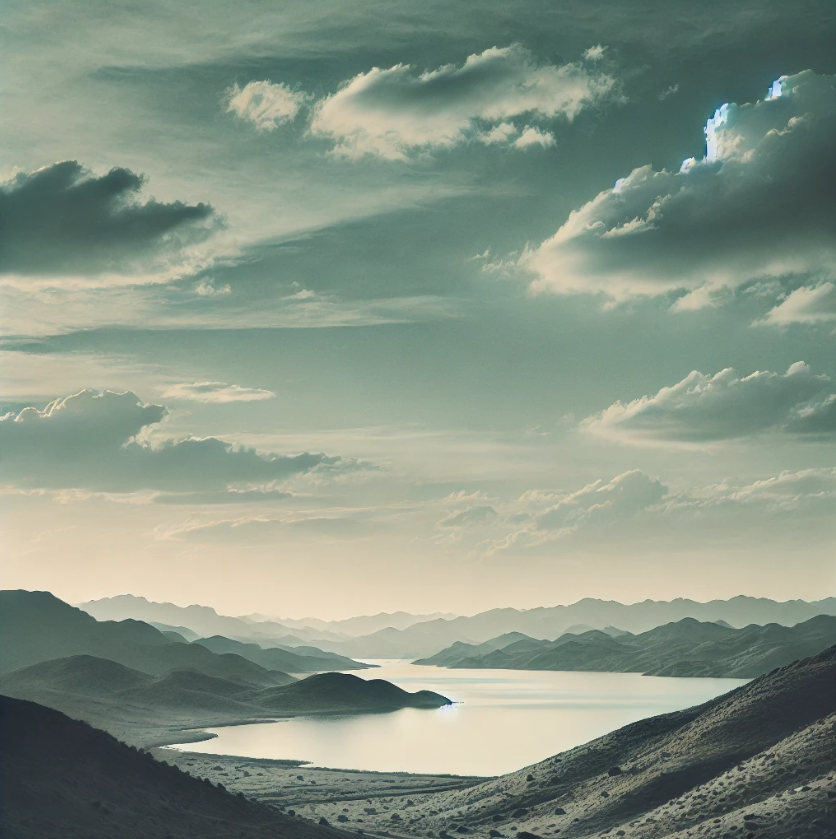
#> input picture img/img4.png, 836 x 839 px
$ python equalized.py
#> lines starting #> are read from the running program, lines starting #| are printed output that depends on the picture
import cv2
import matplotlib.pyplot as plt


# Завантаження зображення
image = cv2.imread('img/img4.png', cv2.IMREAD_GRAYSCALE)
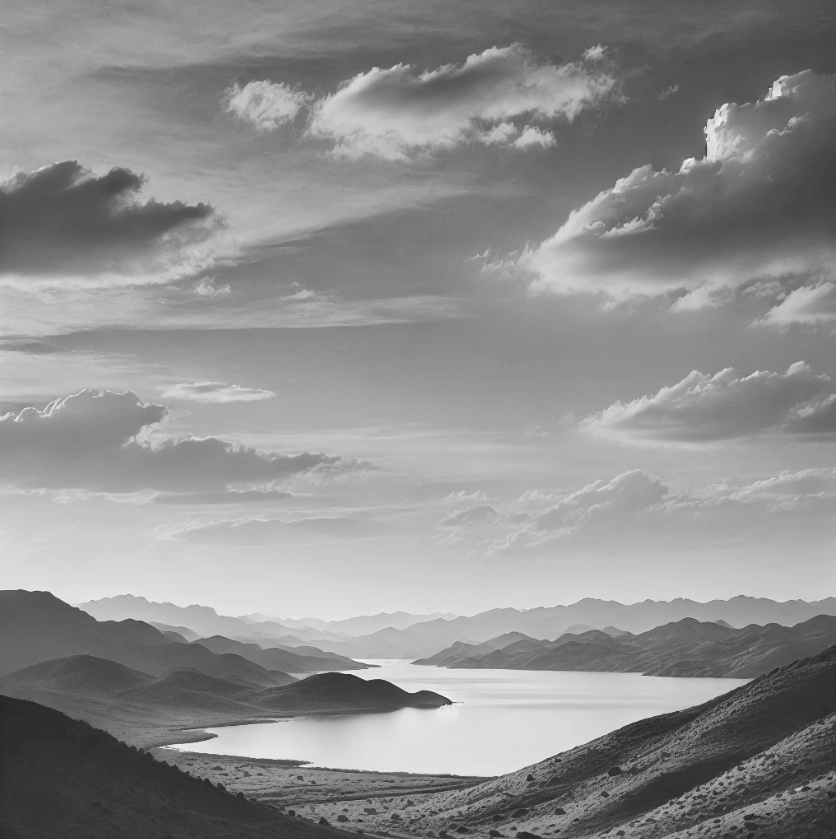
#> image: shape (839, 836); min 28, max 246, mean 141.9

# Гістограмне вирівнювання
equalized = cv2.equalizeHist(image)
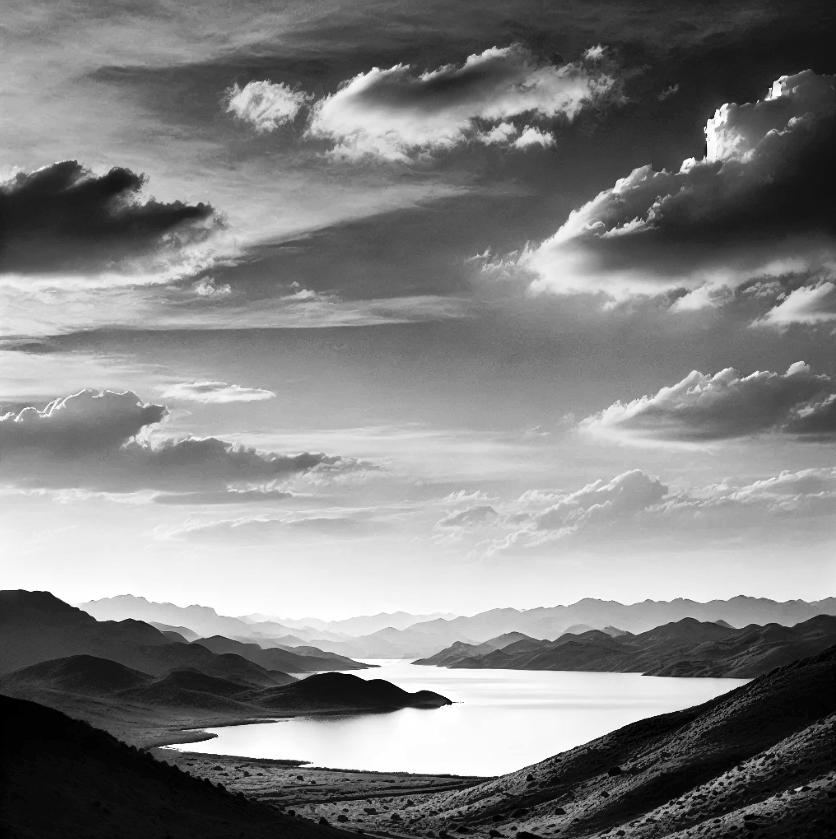
#> equalized: shape (839, 836); min 0, max 255, mean 128.6

# Відображення результату
plt.figure(figsize=(12, 6))
plt.subplot(1, 2, 1), plt.imshow(image, cmap='gray'), plt.title('Оригінал')
plt.subplot(1, 2, 2), plt.imshow(equalized, cmap='gray'), plt.title('Гістограмне вирівнювання')
plt.show()
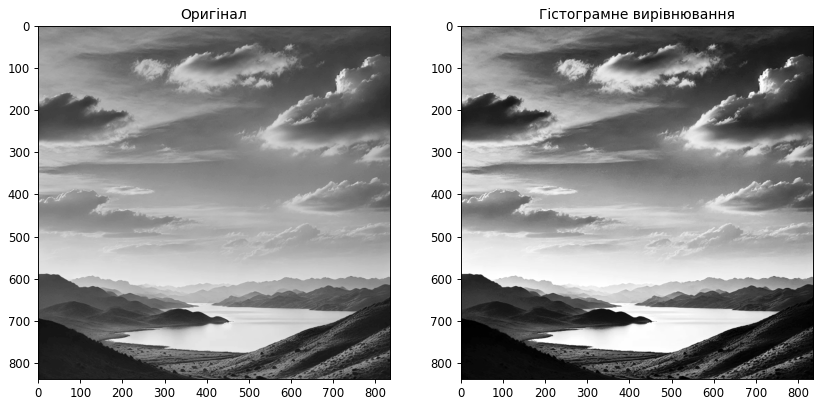
#> figure drawn by matplotlib, 2 panels

$ run again, with img/img2.png copied over img/img4.png
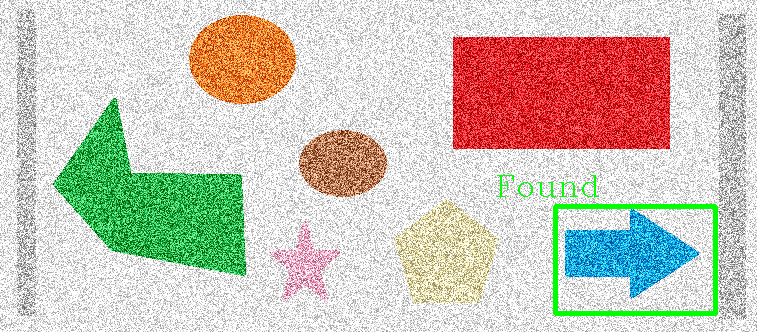
#> input picture img/img2.png, 757 x 332 px
#> `equalized = cv2.equalizeHist(image)`:
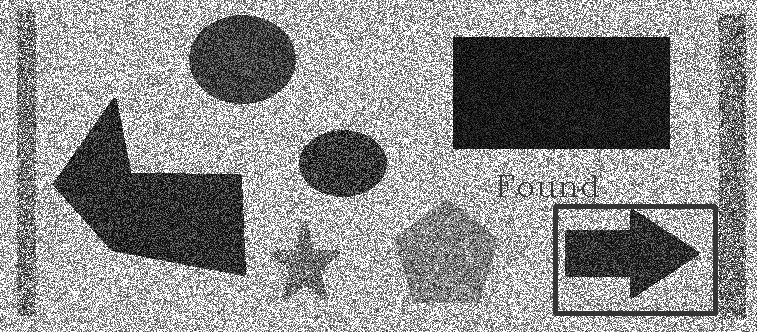
#> equalized: shape (332, 757); min 0, max 255, mean 143
#> `plt.show()`:
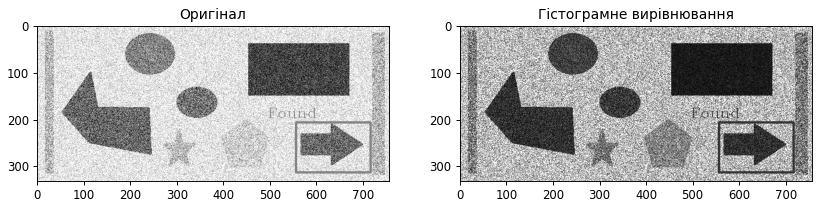
#> figure drawn by matplotlib, 2 panels

$ run again, with img/img5.png copied over img/img4.png
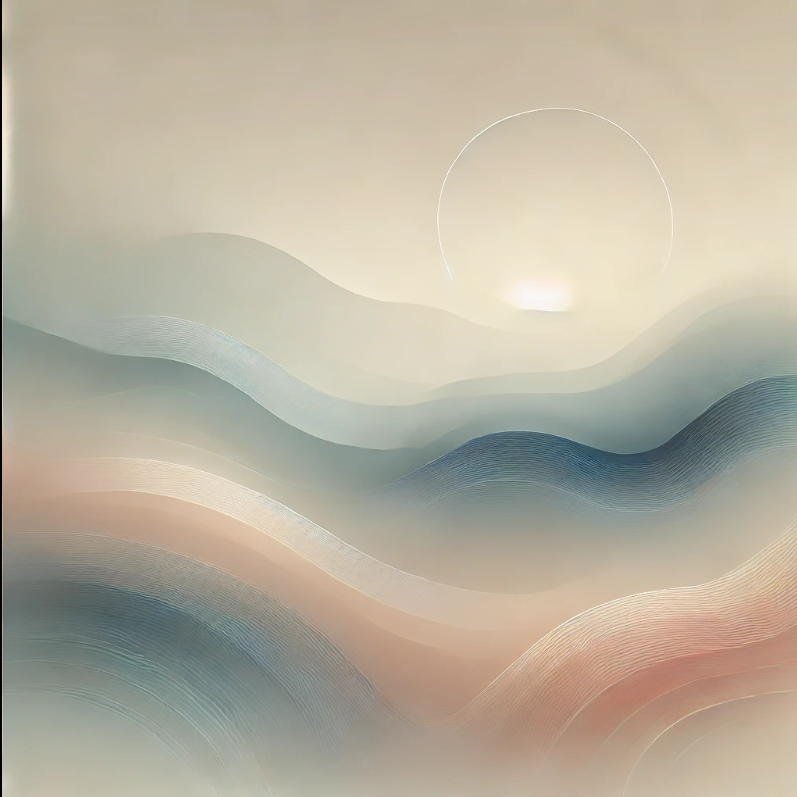
#> input picture img/img5.png, 797 x 797 px
#> `equalized = cv2.equalizeHist(image)`:
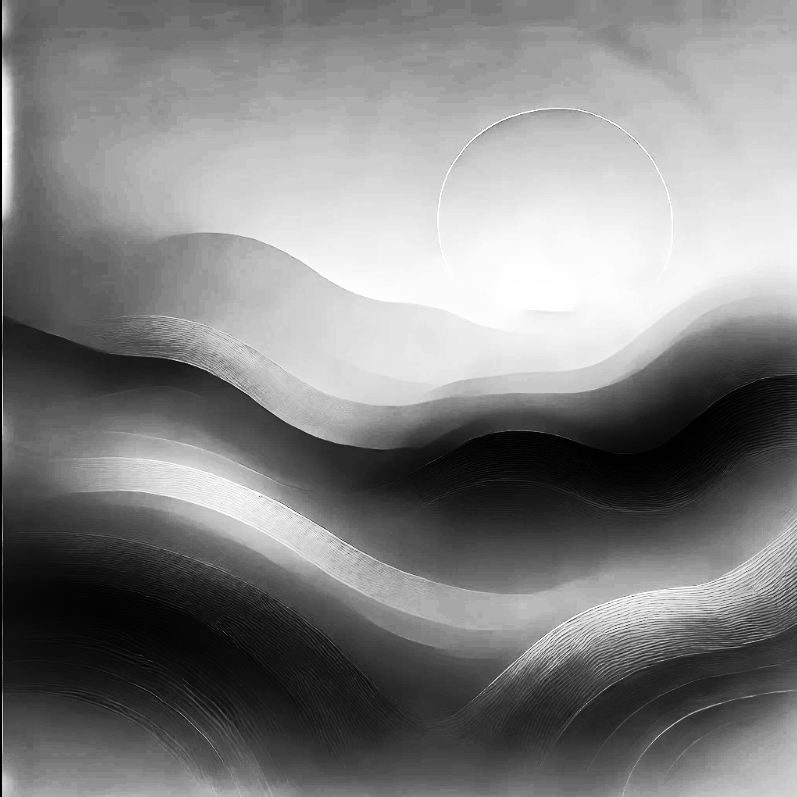
#> equalized: shape (797, 797); min 0, max 255, mean 129
#> `plt.show()`:
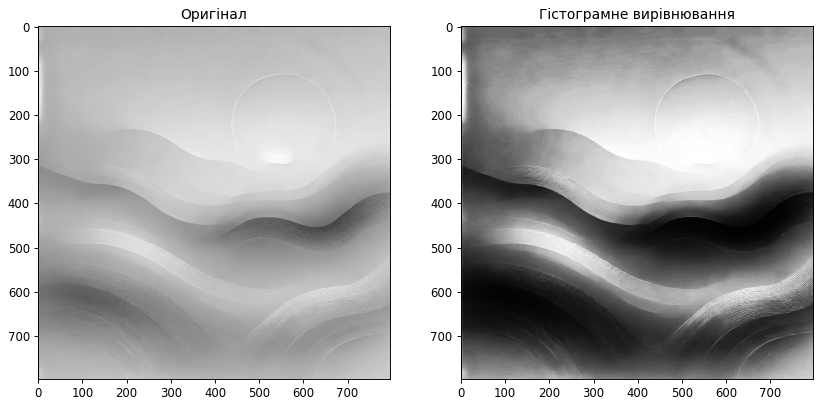
#> figure drawn by matplotlib, 2 panels

$ run again, with img/img1.jpg saved as img/img4.png
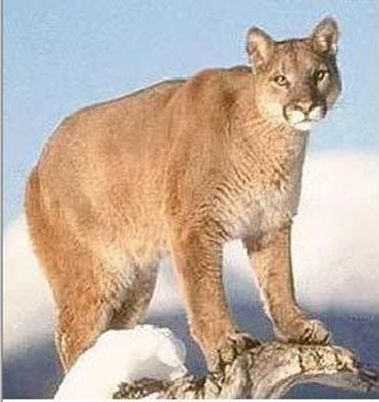
#> input picture img/img1.jpg, 379 x 402 px
#> `equalized = cv2.equalizeHist(image)`:
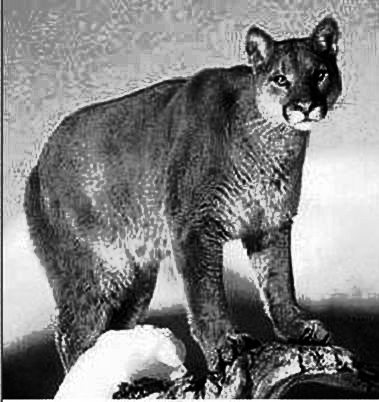
#> equalized: shape (402, 379); min 0, max 255, mean 128.7
#> `plt.show()`:
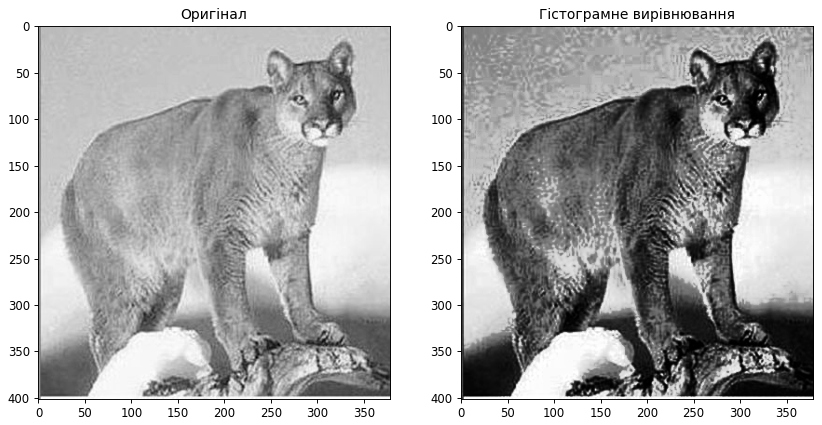
#> figure drawn by matplotlib, 2 panels
